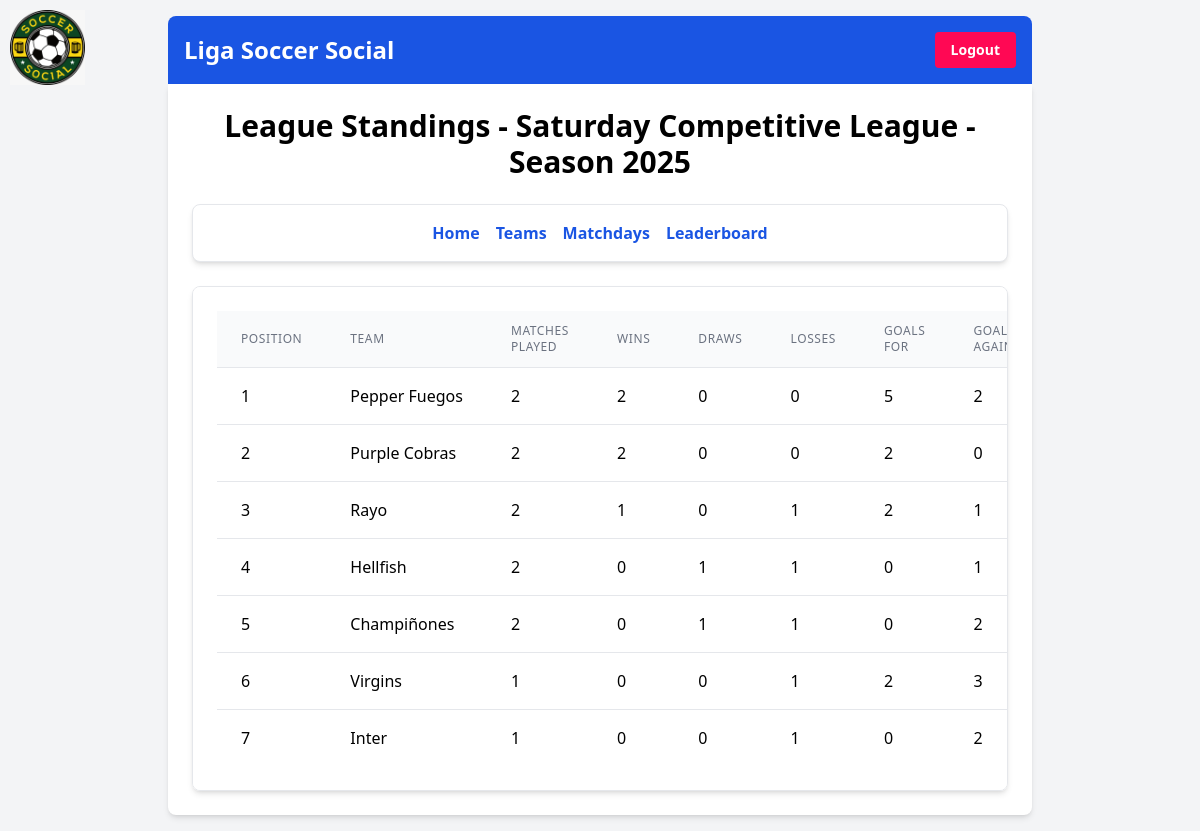
The page /futbol/league/1/1/standings/ (signed in) on the database its author committed.
### futbolapp/models.py (models this page shows, shortened)
class League(models.Model):
    name = models.CharField(max_length=100)
    description = models.TextField()
    created_at = models.DateTimeField(auto_now_add=True)
    updated_at = models.DateTimeField(auto_now=True)

class Season(models.Model):
    league = models.ForeignKey(League, on_delete=models.CASCADE, null=True, blank=True)
    tournament = models.ForeignKey('Tournament', on_delete=models.CASCADE, null=True, blank=True) # New field
    year = models.IntegerField()
    is_current = models.BooleanField(default=False)

class LeagueStanding(models.Model):
    team = models.ForeignKey(Team, on_delete=models.CASCADE)
    season = models.ForeignKey(Season, on_delete=models.CASCADE)
    position = models.PositiveIntegerField(default=0)
    points = models.PositiveIntegerField(default=0)
    matches_played = models.PositiveIntegerField(default=0)
    wins = models.PositiveIntegerField(default=0)
    draws = models.PositiveIntegerField(default=0)
    losses = models.PositiveIntegerField(default=0)
    goals_for = models.PositiveIntegerField(default=0)
    goals_against = models.PositiveIntegerField(default=0)
    goal_difference = models.IntegerField(default=0)
    updated_at = models.DateTimeField(auto_now=True)
    class Meta:
        unique_together = ('team', 'season')

class Team(models.Model):
    name = models.CharField(max_length=100)
    league = models.ForeignKey(League, on_delete=models.CASCADE, null=True, blank=True)
    tournament = models.ForeignKey('Tournament', on_delete=models.CASCADE, null=True, blank=True) # New field

### futbolapp/views.py (the view)
# urls.py: path('league/<int:league_id>/<int:season_id>/standings/', views.league_standings_view, name='league_standings_view'),
@login_required
def league_standings_view(request, league_id, season_id):
    league = get_object_or_404(League, pk=league_id)
    season = get_object_or_404(Season, pk=season_id)
    teams = Team.objects.filter(league=league)
    standings = []
    for team in teams:
        standing, created = LeagueStanding.objects.get_or_create(
            team=team,
            season=season,
            defaults={
                'position': 0,
                'points': 0,
                'matches_played': 0,
                'wins': 0,
                'draws': 0,
                'losses': 0,
                'goals_for': 0,
                'goals_against': 0,
                'goal_difference': 0,
            }
        )
        standings.append(standing)
    standings.sort(key=lambda x: (x.position, -x.points, -x.goal_difference, -x.goals_for))
    return render(request, 'futbolapp/league_standings.html', {'league': league, 'season': season, 'standings': standings, 'active_tab': 'standings'})

### futbolapp/templates/futbolapp/league_standings.html (shortened to what this page needs)
{% extends 'base.html' %}
{% block content %}
    <h1 class="text-3xl font-bold mb-6 text-center">League Standings - {{ league.name }} - Season {{ season.year }}</h1>
    <nav class="mb-6 p-4 bg-white rounded-lg shadow-md border border-gray-200">
        <ul class="flex flex-wrap justify-center space-x-4">
            {% if active_tab != 'home' %}
                <li><a href="{% url 'league_home' league.id season.id %}" class="text-primary-blue hover:text-primary-red font-semibold">Home</a></li>
            {% endif %}
            {% if active_tab != 'teams' %}
                <li><a href="{% url 'team_list' league.id season.id %}" class="text-primary-blue hover:text-primary-red font-semibold">Teams</a></li>
            {% endif %}
            {% if active_tab != 'matchdays' %}
                <li><a href="{% url 'league_matchday_list' league.id season.id %}" class="text-primary-blue hover:text-primary-red font-semibold">Matchdays</a></li>
            {% endif %}
            {% if active_tab != 'leaderboard' %}
                <li><a href="{% url 'leaderboard_view' league.id season.id %}" class="text-primary-blue hover:text-primary-red font-semibold">Leaderboard</a></li>
            {% endif %}
        </ul>
    </nav>
    <div class="bg-white p-6 rounded-lg shadow-md border border-gray-200 overflow-x-auto">
        <table class="min-w-full divide-y divide-gray-200">
            <thead class="bg-gray-50">
                <tr>
                    <th scope="col" class="px-6 py-3 text-left text-xs font-medium text-gray-500 uppercase tracking-wider">Position</th>
                    <th scope="col" class="px-6 py-3 text-left text-xs font-medium text-gray-500 uppercase tracking-wider">Team</th>
                    <th scope="col" class="px-6 py-3 text-left text-xs font-medium text-gray-500 uppercase tracking-wider">Matches Played</th>
                    <th scope="col" class="px-6 py-3 text-left text-xs font-medium text-gray-500 uppercase tracking-wider">Wins</th>
                    <th scope="col" class="px-6 py-3 text-left text-xs font-medium text-gray-500 uppercase tracking-wider">Draws</th>
                    <th scope="col" class="px-6 py-3 text-left text-xs font-medium text-gray-500 uppercase tracking-wider">Losses</th>
                    <th scope="col" class="px-6 py-3 text-left text-xs font-medium text-gray-500 uppercase tracking-wider">Goals For</th>
                    <th scope="col" class="px-6 py-3 text-left text-xs font-medium text-gray-500 uppercase tracking-wider">Goals Against</th>
                </tr>
            </thead>
            <tbody class="bg-white divide-y divide-gray-200">
                {% for standing in standings %}
                    <tr>
                        <td class="px-6 py-4 whitespace-nowrap">{{ standing.position }}</td>
                        <td class="px-6 py-4 whitespace-nowrap">{{ standing.team.name }}</td>
                        <td class="px-6 py-4 whitespace-nowrap">{{ standing.matches_played }}</td>
                        <td class="px-6 py-4 whitespace-nowrap">{{ standing.wins }}</td>
                        <td class="px-6 py-4 whitespace-nowrap">{{ standing.draws }}</td>
                        <td class="px-6 py-4 whitespace-nowrap">{{ standing.losses }}</td>
                        <td class="px-6 py-4 whitespace-nowrap">{{ standing.goals_for }}</td>
                        <td class="px-6 py-4 whitespace-nowrap">{{ standing.goals_against }}</td>
                    </tr>
                {% endfor %}
            </tbody>
        </table>
    </div>
{% endblock %}

### rows shown on the page
League: name "Saturday Competitive League"
Season: year "2025"
LeagueStanding: position "1", team.name "Pepper Fuegos", matches_played "2", wins "2", draws "0", losses "0", goals_for "5", goals_against "2"
LeagueStanding: position "2", team.name "Purple Cobras", matches_played "2", wins "2", draws "0", losses "0", goals_for "2", goals_against "0"
LeagueStanding: position "3", team.name "Rayo", matches_played "2", wins "1", draws "0", losses "1", goals_for "2", goals_against "1"
LeagueStanding: position "4", team.name "Hellfish", matches_played "2", wins "0", draws "1", losses "1", goals_for "0", goals_against "1"
LeagueStanding: position "5", team.name "Champiñones", matches_played "2", wins "0", draws "1", losses "1", goals_for "0", goals_against "2"
LeagueStanding: position "6", team.name "Virgins", matches_played "1", wins "0", draws "0", losses "1", goals_for "2", goals_against "3"
LeagueStanding: position "7", team.name "Inter", matches_played "1", wins "0", draws "0", losses "1", goals_for "0", goals_against "2"
